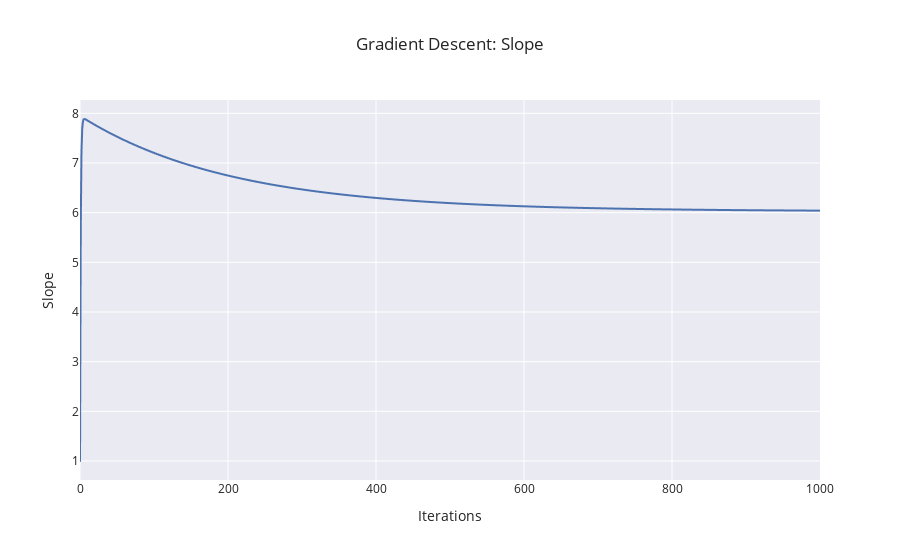
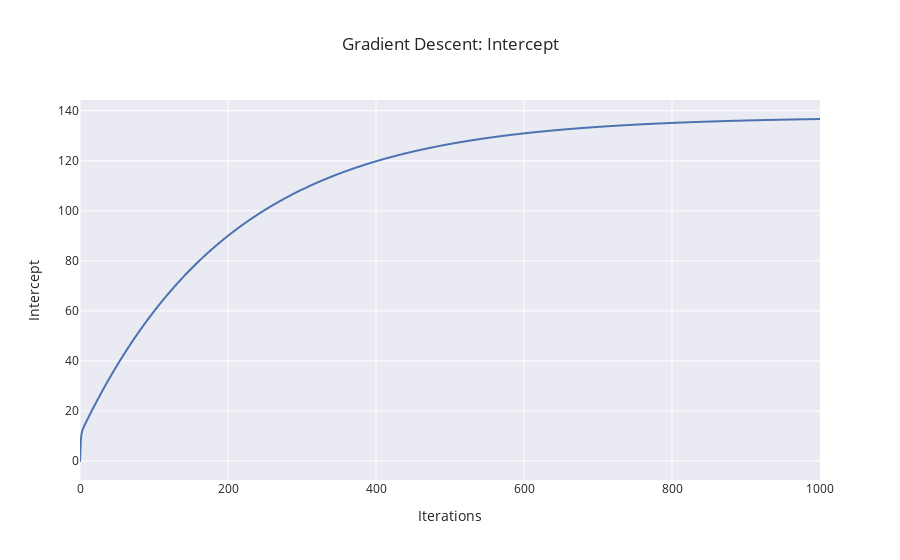

Notebook cell for these charts, in order:
### Code cell
figs = gda_demo(x_rand, y_rand)
for fig in figs:
    fig.show("jupyterlab")

### Figure 1 — Plotly figure (JSON) as saved in the notebook; plotly's stock layout.template omitted (floating-point values rounded to 4 significant figures; data arrays with more than 128 entries replaced by an {"elided": "..."} marker saying what was removed)
{"data": [{"hovertemplate": "Iterations=%{x}<br>Slope=%{y}<extra></extra>", "legendgroup": "", "line": {"color": "rgb(76,114,176)", "dash": "solid"}, "marker": {"symbol": "circle"}, "mode": "lines", "name": "", "showlegend": false, "x": {"elided": "1001 int values"}, "xaxis": "x", "y": {"elided": "1001 float values"}, "yaxis": "y", "type": "scattergl"}], "layout": {"xaxis": {"anchor": "y", "domain": [0.0, 1.0], "title": {"text": "Iterations"}}, "yaxis": {"anchor": "x", "domain": [0.0, 1.0], "title": {"text": "Slope"}}, "legend": {"tracegroupgap": 0}, "title": {"text": "Gradient Descent: Slope"}}}

### Figure 2 — Plotly figure (JSON) as saved in the notebook; plotly's stock layout.template omitted (floating-point values rounded to 4 significant figures; data arrays with more than 128 entries replaced by an {"elided": "..."} marker saying what was removed)
{"data": [{"hovertemplate": "Iterations=%{x}<br>Intercept=%{y}<extra></extra>", "legendgroup": "", "line": {"color": "rgb(76,114,176)", "dash": "solid"}, "marker": {"symbol": "circle"}, "mode": "lines", "name": "", "showlegend": false, "x": {"elided": "1001 int values"}, "xaxis": "x", "y": {"elided": "1001 float values"}, "yaxis": "y", "type": "scattergl"}], "layout": {"xaxis": {"anchor": "y", "domain": [0.0, 1.0], "title": {"text": "Iterations"}}, "yaxis": {"anchor": "x", "domain": [0.0, 1.0], "title": {"text": "Intercept"}}, "legend": {"tracegroupgap": 0}, "title": {"text": "Gradient Descent: Intercept"}}}
